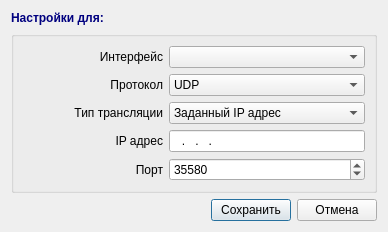
<?xml version="1.0" encoding="UTF-8"?>
<ui version="4.0">
 <class>SvNetworkEditorDialog</class>
 <widget class="QDialog" name="SvNetworkEditorDialog">
  <property name="geometry">
   <rect>
    <x>0</x>
    <y>0</y>
    <width>388</width>
    <height>228</height>
   </rect>
  </property>
  <property name="windowTitle">
   <string>Настройки Ethernet</string>
  </property>
  <layout class="QVBoxLayout" name="verticalLayout_2">
   <item>
    <widget class="QLabel" name="lblCaption">
     <property name="font">
      <font>
       <weight>75</weight>
       <bold>true</bold>
      </font>
     </property>
     <property name="styleSheet">
      <string notr="true">color: rgb(0, 0, 127);</string>
     </property>
     <property name="text">
      <string>Настройки для: </string>
     </property>
    </widget>
   </item>
   <item>
    <widget class="QGroupBox" name="groupBox">
     <property name="title">
      <string/>
     </property>
     <layout class="QVBoxLayout" name="verticalLayout">
      <item>
       <layout class="QHBoxLayout" name="horizontalLayout_8">
        <item>
         <widget class="QLabel" name="lblDevName_10">
          <property name="sizePolicy">
           <sizepolicy hsizetype="Fixed" vsizetype="Preferred">
            <horstretch>0</horstretch>
            <verstretch>0</verstretch>
           </sizepolicy>
          </property>
          <property name="minimumSize">
           <size>
            <width>140</width>
            <height>0</height>
           </size>
          </property>
          <property name="maximumSize">
           <size>
            <width>100</width>
            <height>16777215</height>
           </size>
          </property>
          <property name="font">
           <font>
            <weight>50</weight>
            <bold>false</bold>
           </font>
          </property>
          <property name="text">
           <string>Интерфейс</string>
          </property>
          <property name="alignment">
           <set>Qt::AlignRight|Qt::AlignTrailing|Qt::AlignVCenter</set>
          </property>
         </widget>
        </item>
        <item>
         <widget class="QComboBox" name="cbInterface">
          <property name="currentIndex">
           <number>-1</number>
          </property>
         </widget>
        </item>
       </layout>
      </item>
      <item>
       <layout class="QHBoxLayout" name="horizontalLayout_6">
        <item>
         <widget class="QLabel" name="lblDevName_8">
          <property name="sizePolicy">
           <sizepolicy hsizetype="Fixed" vsizetype="Preferred">
            <horstretch>0</horstretch>
            <verstretch>0</verstretch>
           </sizepolicy>
          </property>
          <property name="minimumSize">
           <size>
            <width>140</width>
            <height>0</height>
           </size>
          </property>
          <property name="maximumSize">
           <size>
            <width>100</width>
            <height>16777215</height>
           </size>
          </property>
          <property name="font">
           <font>
            <weight>50</weight>
            <bold>false</bold>
           </font>
          </property>
          <property name="text">
           <string>Протокол</string>
          </property>
          <property name="alignment">
           <set>Qt::AlignRight|Qt::AlignTrailing|Qt::AlignVCenter</set>
          </property>
         </widget>
        </item>
        <item>
         <widget class="QComboBox" name="cbProtocol">
          <property name="currentIndex">
           <number>0</number>
          </property>
          <item>
           <property name="text">
            <string>UDP</string>
           </property>
          </item>
         </widget>
        </item>
       </layout>
      </item>
      <item>
       <layout class="QHBoxLayout" name="horizontalLayout_9">
        <item>
         <widget class="QLabel" name="lblDevName_11">
          <property name="sizePolicy">
           <sizepolicy hsizetype="Fixed" vsizetype="Preferred">
            <horstretch>0</horstretch>
            <verstretch>0</verstretch>
           </sizepolicy>
          </property>
          <property name="minimumSize">
           <size>
            <width>140</width>
            <height>0</height>
           </size>
          </property>
          <property name="maximumSize">
           <size>
            <width>100</width>
            <height>16777215</height>
           </size>
          </property>
          <property name="font">
           <font>
            <weight>50</weight>
            <bold>false</bold>
           </font>
          </property>
          <property name="text">
           <string>Тип трансляции</string>
          </property>
          <property name="alignment">
           <set>Qt::AlignRight|Qt::AlignTrailing|Qt::AlignVCenter</set>
          </property>
         </widget>
        </item>
        <item>
         <widget class="QComboBox" name="cbTranslateType">
          <property name="currentIndex">
           <number>0</number>
          </property>
          <item>
           <property name="text">
            <string>Заданный IP адрес</string>
           </property>
          </item>
          <item>
           <property name="text">
            <string>localhost</string>
           </property>
          </item>
          <item>
           <property name="text">
            <string>Any</string>
           </property>
          </item>
          <item>
           <property name="text">
            <string>Broadcast</string>
           </property>
          </item>
         </widget>
        </item>
       </layout>
      </item>
      <item>
       <layout class="QHBoxLayout" name="horizontalLayout_7">
        <item>
         <widget class="QLabel" name="lblDevName_9">
          <property name="sizePolicy">
           <sizepolicy hsizetype="Fixed" vsizetype="Preferred">
            <horstretch>0</horstretch>
            <verstretch>0</verstretch>
           </sizepolicy>
          </property>
          <property name="minimumSize">
           <size>
            <width>140</width>
            <height>0</height>
           </size>
          </property>
          <property name="maximumSize">
           <size>
            <width>100</width>
            <height>16777215</height>
           </size>
          </property>
          <property name="font">
           <font>
            <weight>50</weight>
            <bold>false</bold>
           </font>
          </property>
          <property name="text">
           <string>IP адрес</string>
          </property>
          <property name="alignment">
           <set>Qt::AlignRight|Qt::AlignTrailing|Qt::AlignVCenter</set>
          </property>
         </widget>
        </item>
        <item>
         <widget class="QLineEdit" name="editIP">
          <property name="inputMask">
           <string>##0.##0.##0.##0</string>
          </property>
          <property name="text">
           <string>...</string>
          </property>
          <property name="maxLength">
           <number>15</number>
          </property>
         </widget>
        </item>
       </layout>
      </item>
      <item>
       <layout class="QHBoxLayout" name="horizontalLayout_5">
        <item>
         <widget class="QLabel" name="lblDevName_7">
          <property name="sizePolicy">
           <sizepolicy hsizetype="Fixed" vsizetype="Preferred">
            <horstretch>0</horstretch>
            <verstretch>0</verstretch>
           </sizepolicy>
          </property>
          <property name="minimumSize">
           <size>
            <width>140</width>
            <height>0</height>
           </size>
          </property>
          <property name="maximumSize">
           <size>
            <width>100</width>
            <height>16777215</height>
           </size>
          </property>
          <property name="font">
           <font>
            <weight>50</weight>
            <bold>false</bold>
           </font>
          </property>
          <property name="text">
           <string>Порт</string>
          </property>
          <property name="alignment">
           <set>Qt::AlignRight|Qt::AlignTrailing|Qt::AlignVCenter</set>
          </property>
         </widget>
        </item>
        <item>
         <widget class="QSpinBox" name="spinPort">
          <property name="minimum">
           <number>1</number>
          </property>
          <property name="maximum">
           <number>65535</number>
          </property>
          <property name="value">
           <number>35580</number>
          </property>
         </widget>
        </item>
       </layout>
      </item>
      <item>
       <spacer name="verticalSpacer">
        <property name="orientation">
         <enum>Qt::Vertical</enum>
        </property>
        <property name="sizeHint" stdset="0">
         <size>
          <width>20</width>
          <height>40</height>
         </size>
        </property>
       </spacer>
      </item>
     </layout>
    </widget>
   </item>
   <item>
    <layout class="QHBoxLayout" name="layoutButtons">
     <item>
      <spacer name="hSpacerButtons">
       <property name="orientation">
        <enum>Qt::Horizontal</enum>
       </property>
       <property name="sizeType">
        <enum>QSizePolicy::Expanding</enum>
       </property>
       <property name="sizeHint" stdset="0">
        <size>
         <width>40</width>
         <height>20</height>
        </size>
       </property>
      </spacer>
     </item>
     <item>
      <widget class="QPushButton" name="bnSave">
       <property name="sizePolicy">
        <sizepolicy hsizetype="Fixed" vsizetype="Fixed">
         <horstretch>0</horstretch>
         <verstretch>0</verstretch>
        </sizepolicy>
       </property>
       <property name="maximumSize">
        <size>
         <width>80</width>
         <height>16777215</height>
        </size>
       </property>
       <property name="text">
        <string>Сохранить</string>
       </property>
       <property name="default">
        <bool>true</bool>
       </property>
      </widget>
     </item>
     <item>
      <widget class="QPushButton" name="bnCancel">
       <property name="sizePolicy">
        <sizepolicy hsizetype="Fixed" vsizetype="Fixed">
         <horstretch>0</horstretch>
         <verstretch>0</verstretch>
        </sizepolicy>
       </property>
       <property name="maximumSize">
        <size>
         <width>80</width>
         <height>16777215</height>
        </size>
       </property>
       <property name="text">
        <string>Отмена</string>
       </property>
      </widget>
     </item>
    </layout>
   </item>
  </layout>
 </widget>
 <resources/>
 <connections/>
</ui>
